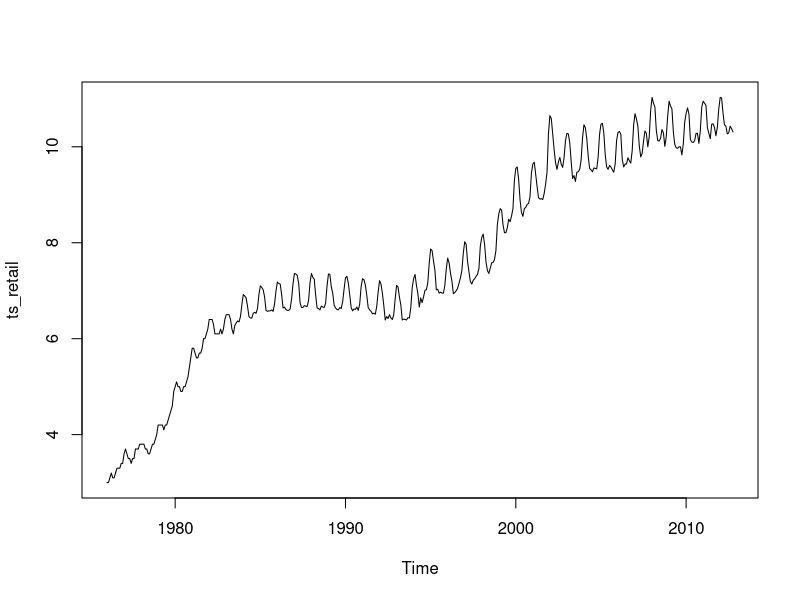
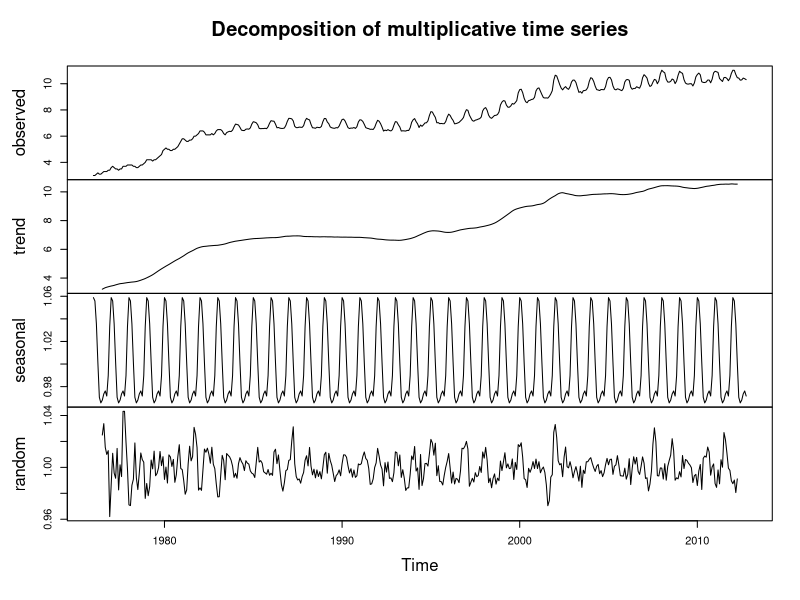
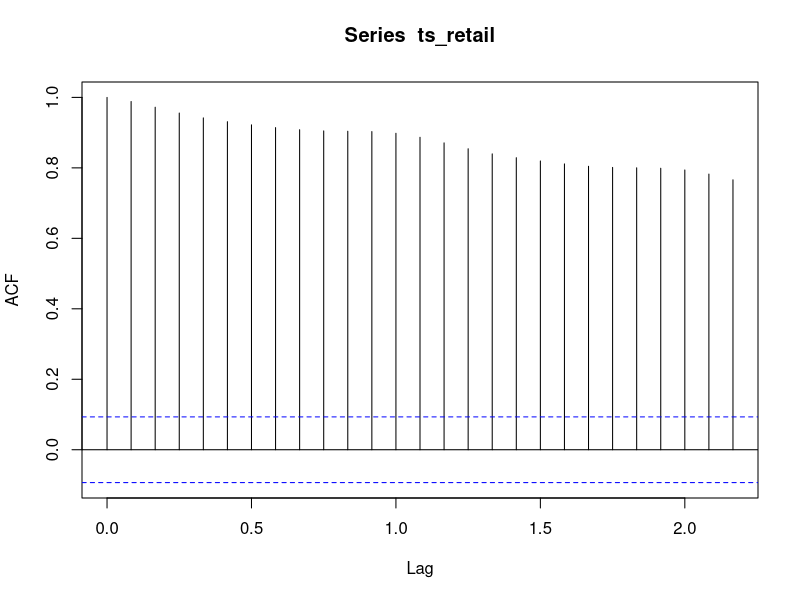
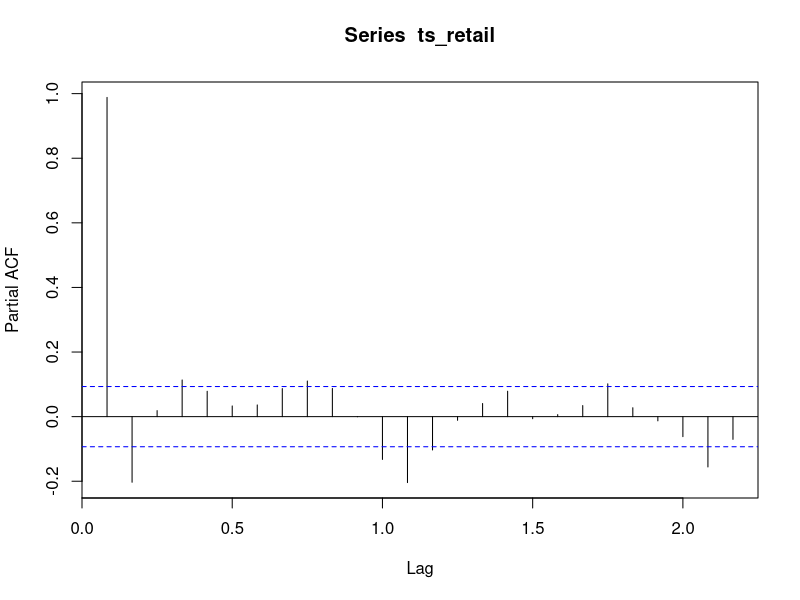
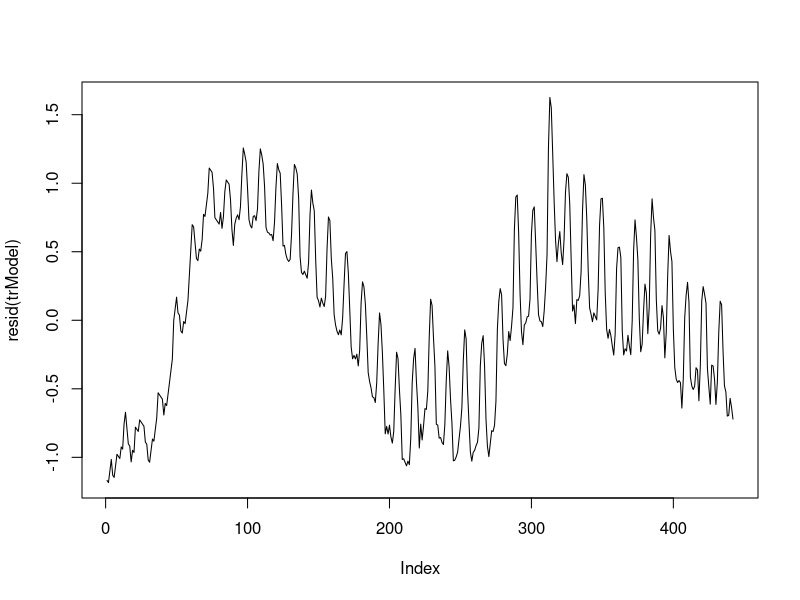

The R script that drew these images, in order:
# Reading data onto a data frame
retailPrices <- read.csv("RetailPrices.csv", row.names = NULL)

retailPrices <- retailPrices[,1]

retailPrices <- na.omit(retailPrices)

# Creating a time series of the retial prices
ts_retail <- ts(retailPrices, start = c(1976,01), frequency = 12)
plot(ts_retail) 

decomposedRes <- decompose(ts_retail, type="mult") 
plot (decomposedRes) # see plot below

stlRes <- stl(ts_retail, s.window = "periodic")
acfRes <- acf(ts_retail)
pacfRes <- pacf(ts_retail)

# How to de-trend a time series
trModel <- lm(ts_retail ~ c(1:length(ts_retail)))
# plot(trModel) 
plot(resid(trModel), type="l")  # resid(trModel) contains the de-trended series.